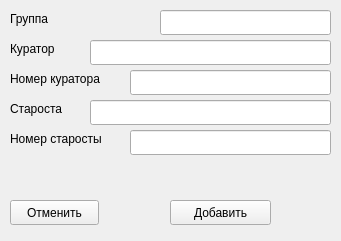
   <widget class="QWidget" name="AddGruppa" native="true">
    <property name="geometry">
     <rect>
      <x>1810</x>
      <y>10</y>
      <width>341</width>
      <height>241</height>
     </rect>
    </property>
    <property name="autoFillBackground">
     <bool>true</bool>
    </property>
    <widget class="QLabel" name="label_49">
     <property name="geometry">
      <rect>
       <x>10</x>
       <y>10</y>
       <width>62</width>
       <height>17</height>
      </rect>
     </property>
     <property name="text">
      <string>Группа</string>
     </property>
    </widget>
    <widget class="QLabel" name="label_50">
     <property name="geometry">
      <rect>
       <x>10</x>
       <y>40</y>
       <width>62</width>
       <height>17</height>
      </rect>
     </property>
     <property name="text">
      <string>Куратор</string>
     </property>
    </widget>
    <widget class="QLabel" name="label_51">
     <property name="geometry">
      <rect>
       <x>10</x>
       <y>70</y>
       <width>121</width>
       <height>17</height>
      </rect>
     </property>
     <property name="text">
      <string>Номер куратора</string>
     </property>
    </widget>
    <widget class="QLabel" name="label_52">
     <property name="geometry">
      <rect>
       <x>10</x>
       <y>100</y>
       <width>71</width>
       <height>17</height>
      </rect>
     </property>
     <property name="text">
      <string>Староста</string>
     </property>
    </widget>
    <widget class="QLabel" name="label_53">
     <property name="geometry">
      <rect>
       <x>10</x>
       <y>130</y>
       <width>111</width>
       <height>17</height>
      </rect>
     </property>
     <property name="text">
      <string>Номер старосты</string>
     </property>
    </widget>
    <widget class="QLineEdit" name="lineEdit_12">
     <property name="geometry">
      <rect>
       <x>160</x>
       <y>10</y>
       <width>171</width>
       <height>25</height>
      </rect>
     </property>
    </widget>
    <widget class="QLineEdit" name="lineEdit_13">
     <property name="geometry">
      <rect>
       <x>90</x>
       <y>40</y>
       <width>241</width>
       <height>25</height>
      </rect>
     </property>
    </widget>
    <widget class="QLineEdit" name="lineEdit_14">
     <property name="geometry">
      <rect>
       <x>130</x>
       <y>70</y>
       <width>201</width>
       <height>25</height>
      </rect>
     </property>
    </widget>
    <widget class="QLineEdit" name="lineEdit_15">
     <property name="geometry">
      <rect>
       <x>90</x>
       <y>100</y>
       <width>241</width>
       <height>25</height>
      </rect>
     </property>
    </widget>
    <widget class="QLineEdit" name="lineEdit_16">
     <property name="geometry">
      <rect>
       <x>130</x>
       <y>130</y>
       <width>201</width>
       <height>25</height>
      </rect>
     </property>
    </widget>
    <widget class="QPushButton" name="pushButton_9">
     <property name="geometry">
      <rect>
       <x>10</x>
       <y>200</y>
       <width>89</width>
       <height>25</height>
      </rect>
     </property>
     <property name="cursor">
      <cursorShape>PointingHandCursor</cursorShape>
     </property>
     <property name="text">
      <string>Отменить</string>
     </property>
    </widget>
    <widget class="QPushButton" name="pushButton_10">
     <property name="geometry">
      <rect>
       <x>170</x>
       <y>200</y>
       <width>101</width>
       <height>25</height>
      </rect>
     </property>
     <property name="cursor">
      <cursorShape>PointingHandCursor</cursorShape>
     </property>
     <property name="text">
      <string>Добавить</string>
     </property>
    </widget>
   </widget>
